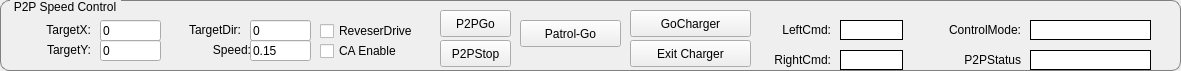
   <widget class="QGroupBox" name="groupBox_3">
    <property name="geometry">
     <rect>
      <x>10</x>
      <y>600</y>
      <width>1181</width>
      <height>71</height>
     </rect>
    </property>
    <property name="styleSheet">
     <string notr="true">QGroupBox{
	border:1px solid gray;
	border-radius: 9px;
	margin-top:0.5em;} 
 QGroupBox::title{
	subcontrol-origin:margin;
	left:10px;
	padding: 0 3 px 2 3px}</string>
    </property>
    <property name="title">
     <string>P2P Speed Control</string>
    </property>
    <widget class="QLabel" name="labelLeftCmd">
     <property name="geometry">
      <rect>
       <x>840</x>
       <y>20</y>
       <width>63</width>
       <height>20</height>
      </rect>
     </property>
     <property name="styleSheet">
      <string notr="true">QLabel{
	border: 1px solid;
	background-color:#fff;
}</string>
     </property>
     <property name="text">
      <string/>
     </property>
     <property name="alignment">
      <set>Qt::AlignCenter</set>
     </property>
    </widget>
    <widget class="QLabel" name="label_63">
     <property name="geometry">
      <rect>
       <x>760</x>
       <y>20</y>
       <width>71</width>
       <height>20</height>
      </rect>
     </property>
     <property name="text">
      <string>LeftCmd:</string>
     </property>
     <property name="alignment">
      <set>Qt::AlignRight|Qt::AlignTrailing|Qt::AlignVCenter</set>
     </property>
    </widget>
    <widget class="QLabel" name="labelRightCmd">
     <property name="geometry">
      <rect>
       <x>840</x>
       <y>50</y>
       <width>63</width>
       <height>20</height>
      </rect>
     </property>
     <property name="styleSheet">
      <string notr="true">QLabel{
	border: 1px solid;
	background-color:#fff;
}</string>
     </property>
     <property name="text">
      <string/>
     </property>
     <property name="alignment">
      <set>Qt::AlignCenter</set>
     </property>
    </widget>
    <widget class="QLabel" name="label_64">
     <property name="geometry">
      <rect>
       <x>760</x>
       <y>50</y>
       <width>71</width>
       <height>20</height>
      </rect>
     </property>
     <property name="text">
      <string>RightCmd:</string>
     </property>
     <property name="alignment">
      <set>Qt::AlignRight|Qt::AlignTrailing|Qt::AlignVCenter</set>
     </property>
    </widget>
    <widget class="QLabel" name="labelP2PCtrlMode">
     <property name="geometry">
      <rect>
       <x>1030</x>
       <y>20</y>
       <width>121</width>
       <height>20</height>
      </rect>
     </property>
     <property name="styleSheet">
      <string notr="true">QLabel{
	border: 1px solid;
	background-color:#fff;
}</string>
     </property>
     <property name="text">
      <string/>
     </property>
     <property name="alignment">
      <set>Qt::AlignCenter</set>
     </property>
    </widget>
    <widget class="QLabel" name="label_65">
     <property name="geometry">
      <rect>
       <x>920</x>
       <y>20</y>
       <width>101</width>
       <height>20</height>
      </rect>
     </property>
     <property name="text">
      <string>ControlMode:</string>
     </property>
     <property name="alignment">
      <set>Qt::AlignRight|Qt::AlignTrailing|Qt::AlignVCenter</set>
     </property>
    </widget>
    <widget class="QLabel" name="labelP2PStatus">
     <property name="geometry">
      <rect>
       <x>1030</x>
       <y>50</y>
       <width>121</width>
       <height>20</height>
      </rect>
     </property>
     <property name="styleSheet">
      <string notr="true">QLabel{
	border: 1px solid;
	background-color:#fff;
}</string>
     </property>
     <property name="text">
      <string/>
     </property>
     <property name="alignment">
      <set>Qt::AlignCenter</set>
     </property>
    </widget>
    <widget class="QLabel" name="label_66">
     <property name="geometry">
      <rect>
       <x>950</x>
       <y>50</y>
       <width>71</width>
       <height>20</height>
      </rect>
     </property>
     <property name="text">
      <string>P2PStatus</string>
     </property>
     <property name="alignment">
      <set>Qt::AlignRight|Qt::AlignTrailing|Qt::AlignVCenter</set>
     </property>
    </widget>
    <widget class="QPushButton" name="pushButtonP2PGo">
     <property name="geometry">
      <rect>
       <x>440</x>
       <y>10</y>
       <width>71</width>
       <height>27</height>
      </rect>
     </property>
     <property name="text">
      <string>P2PGo</string>
     </property>
    </widget>
    <widget class="QPushButton" name="pushButtonP2PStop">
     <property name="geometry">
      <rect>
       <x>440</x>
       <y>40</y>
       <width>71</width>
       <height>27</height>
      </rect>
     </property>
     <property name="text">
      <string>P2PStop</string>
     </property>
    </widget>
    <widget class="QLabel" name="label_68">
     <property name="geometry">
      <rect>
       <x>20</x>
       <y>20</y>
       <width>71</width>
       <height>20</height>
      </rect>
     </property>
     <property name="text">
      <string>TargetX:</string>
     </property>
     <property name="alignment">
      <set>Qt::AlignRight|Qt::AlignTrailing|Qt::AlignVCenter</set>
     </property>
    </widget>
    <widget class="QLineEdit" name="lineEditTargetX">
     <property name="geometry">
      <rect>
       <x>100</x>
       <y>20</y>
       <width>61</width>
       <height>21</height>
      </rect>
     </property>
     <property name="text">
      <string>0</string>
     </property>
    </widget>
    <widget class="QLabel" name="label_69">
     <property name="geometry">
      <rect>
       <x>30</x>
       <y>40</y>
       <width>61</width>
       <height>20</height>
      </rect>
     </property>
     <property name="text">
      <string>TargetY:</string>
     </property>
     <property name="alignment">
      <set>Qt::AlignRight|Qt::AlignTrailing|Qt::AlignVCenter</set>
     </property>
    </widget>
    <widget class="QLabel" name="label_70">
     <property name="geometry">
      <rect>
       <x>170</x>
       <y>20</y>
       <width>71</width>
       <height>20</height>
      </rect>
     </property>
     <property name="text">
      <string>TargetDir:</string>
     </property>
     <property name="alignment">
      <set>Qt::AlignRight|Qt::AlignTrailing|Qt::AlignVCenter</set>
     </property>
    </widget>
    <widget class="QLineEdit" name="lineEditTargetY">
     <property name="geometry">
      <rect>
       <x>100</x>
       <y>40</y>
       <width>61</width>
       <height>21</height>
      </rect>
     </property>
     <property name="text">
      <string>0</string>
     </property>
    </widget>
    <widget class="QLineEdit" name="lineEditTargetDir">
     <property name="geometry">
      <rect>
       <x>250</x>
       <y>20</y>
       <width>61</width>
       <height>21</height>
      </rect>
     </property>
     <property name="text">
      <string>0</string>
     </property>
    </widget>
    <widget class="QLineEdit" name="lineEditTargetSpeed">
     <property name="geometry">
      <rect>
       <x>250</x>
       <y>40</y>
       <width>61</width>
       <height>21</height>
      </rect>
     </property>
     <property name="text">
      <string>0.15</string>
     </property>
    </widget>
    <widget class="QLabel" name="label_71">
     <property name="geometry">
      <rect>
       <x>200</x>
       <y>40</y>
       <width>51</width>
       <height>20</height>
      </rect>
     </property>
     <property name="text">
      <string>Speed:</string>
     </property>
     <property name="alignment">
      <set>Qt::AlignRight|Qt::AlignTrailing|Qt::AlignVCenter</set>
     </property>
    </widget>
    <widget class="QCheckBox" name="checkBoxReverseDrive">
     <property name="geometry">
      <rect>
       <x>320</x>
       <y>20</y>
       <width>121</width>
       <height>22</height>
      </rect>
     </property>
     <property name="text">
      <string>ReveserDrive</string>
     </property>
    </widget>
    <widget class="QCheckBox" name="checkBoxCAEn">
     <property name="geometry">
      <rect>
       <x>320</x>
       <y>40</y>
       <width>111</width>
       <height>22</height>
      </rect>
     </property>
     <property name="text">
      <string>CA Enable</string>
     </property>
    </widget>
    <widget class="QPushButton" name="pushButtonPatrol">
     <property name="geometry">
      <rect>
       <x>520</x>
       <y>20</y>
       <width>101</width>
       <height>27</height>
      </rect>
     </property>
     <property name="text">
      <string>Patrol-Go</string>
     </property>
    </widget>
    <widget class="QPushButton" name="pushButtonGoCharger">
     <property name="geometry">
      <rect>
       <x>630</x>
       <y>10</y>
       <width>121</width>
       <height>27</height>
      </rect>
     </property>
     <property name="text">
      <string>GoCharger</string>
     </property>
    </widget>
    <widget class="QPushButton" name="pushButtonExitCharger">
     <property name="geometry">
      <rect>
       <x>630</x>
       <y>40</y>
       <width>121</width>
       <height>27</height>
      </rect>
     </property>
     <property name="text">
      <string>Exit Charger</string>
     </property>
    </widget>
   </widget>
